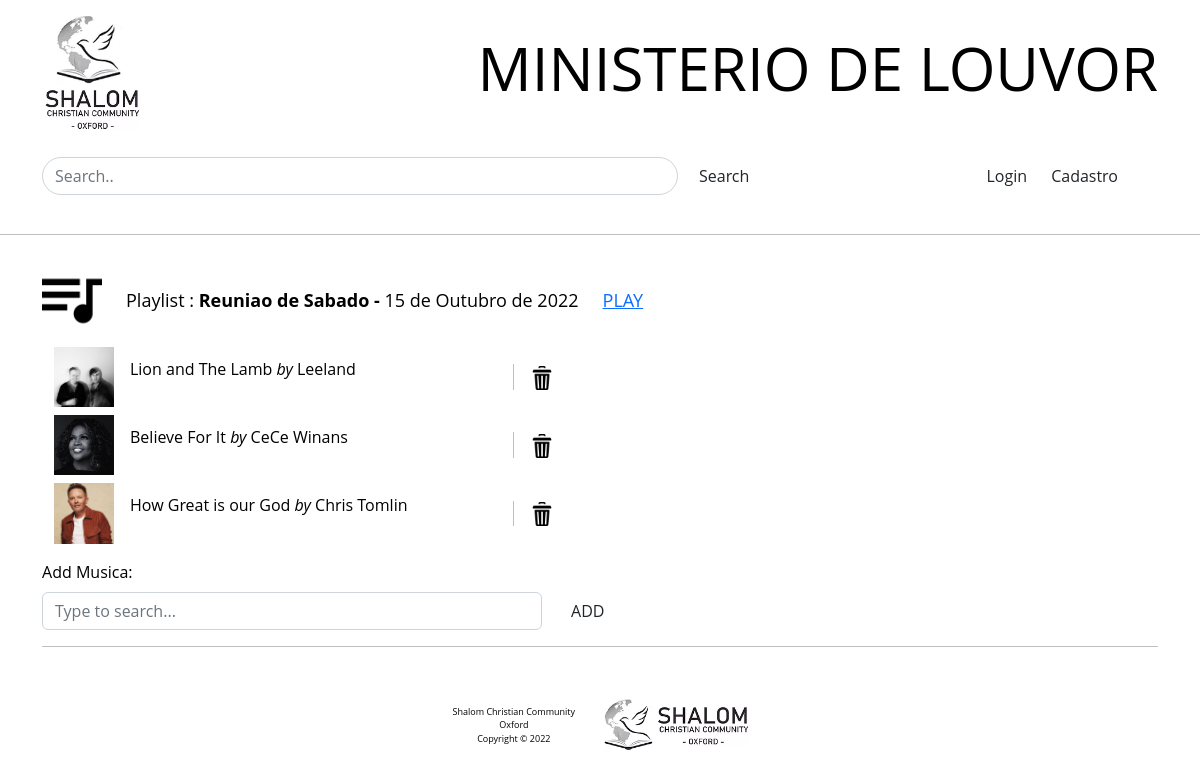
The page /playlist_id1 on the database its author committed.
### playlist/models.py (models this page shows)
class Playlist(models.Model):
    playlist_name = models.CharField(max_length=100, default=datetime.now)
    playlist_data = models.DateField(default=datetime.now, blank=True)
    playlist_musicas = models.ManyToManyField(Musica, through='PlaylistMusicas' ,blank=True)
    playlist_createdDate = models.DateField(default=datetime.now, blank=True)
    user = models.ForeignKey(User, on_delete= models.SET_DEFAULT, default=1)
    def __str__(self) -> str:
        return self.playlist_name

### louvor/models.py (models this page shows, shortened)
class Musica(models.Model):
    user = models.ForeignKey(User, on_delete= models.SET_DEFAULT, default=1)
    titulo_musica = models.CharField(max_length=200)
    nome_artista = models.ForeignKey(Artista, on_delete=models.CASCADE)
    release_year = models.IntegerField()
    lyrics = models.TextField()
    chords = models.TextField(blank=True)
    data_musica = models.DateField(default=datetime.now, blank=True)

### artista/models.py (models this page shows)
class Artista(models.Model):
    nome_artista = models.CharField(max_length=200)
    artista_pic = models.ImageField(default = 'cover_pic/default_artist.png', blank=True, upload_to='cover_pic')
    def __str__(self) -> str:
        return self.nome_artista

### playlist/views.py (the view)
# urls.py: path('playlist_id<int:playlist_id>', views.add_M_Playlist, name='add_M_Playlist' ),
def add_M_Playlist(request, playlist_id):
    playlist = get_object_or_404(Playlist, pk= playlist_id)
    musicas = Musica.objects.order_by('-data_musica')
    contexto = {
        'playlist': playlist,
        'musicas': musicas,
    }
    return render(request, 'addMusica_Playlist.html', contexto)

### louvor/templates/addMusica_Playlist.html (shortened to what this page needs)
{% extends 'base.html' %}
{% load static %}
{% block content %}
<div class="container max-width-500">
    <div class="mb-3">
        <div class="listaMusicas d-flex gap-4 align-items-center container p-0">
            <img src="{% static 'img/icones/playlist.png' %}" alt="" class="rounded-top musica__img" >
            <p class="pt-3">Playlist : <strong>{{ playlist }} - </strong> {{ playlist.playlist_data}}</p>
          <a href="{% url 'apresentacaoPlaylist' playlist.id %}">PLAY</a>
        </div>
    </div>
    <div class="container">
        <ul class="d-flex flex-column gap-2  p-0">
            {% for musica in playlist.playlist_musicas.all %}
            <li class="listaMusicas__musica " style="max-width: 500px;">
                <a href="{% url 'musica' musica.id %}"><img src="{{ musica.nome_artista.artista_pic.url }}" alt="" class="musica__img" ></a>
                <a href="{% url 'musica' musica.id %}" class="musica__titulo"><p>{{ musica.titulo_musica }} <span class="fst-italic">by </span> {{musica.nome_artista}}</p></a>
                <div class="d-flex" style="margin-left: auto;">
                    <div class="d-flex flex-column justify-content-center col-2">
                        <a href="{% url 'deletar_M_Playlist' playlist.id musica.id %}"><img class="ms-3" src="static/img/icones/delete.png" style="width: 24px; height: 24px;" alt=""></a>
                    </div>
                </div>
            </li>
            {% endfor %}
        </ul>
    </div>
    <form action="{% url 'atualizarPlaylist' %}" class="" method="POST" role="form">
        <div class="mb-3">
            <label for="musica" class="form-label">Add Musica:</label>
            <div>
                <div class="d-flex">
                    <input class="form-control" list="datalistOptions" name="titulo_musica" id="musica" placeholder="Type to search..." style="max-width: 500px ;">
                    <button type="submit" class="btn btn-default ms-3" id="add-btn">ADD</button>
                </div>
            </div>
        </div>
    </form>
    </div>
{% endblock %}

### static/css/style.css (style rules this page uses)
body { margin-top: 10px; margin-bottom: 1em; background-color: white; font-family: 'Open Sans', 'icones', arial; color: black; }
.listaMusicas { font-size: large; padding-left: 1em; margin-top: 2em; }
.listaMusicas__musica { display: flex; align-items: center; }
.listaMusicas__musica a { color: black; }
.musica__img { width: 60px; }
.musica__titulo { padding-left: 1em; margin: 0; text-decoration: none; }

### rows shown on the page
Playlist: playlist_name "Reuniao de Sabado", playlist_data "15 de Outubro de 2022"
Musica: nome_artista.artista_pic (picture), titulo_musica "Lion and The Lamb", nome_artista "Leeland"
Musica: nome_artista.artista_pic (picture), titulo_musica "Believe For It", nome_artista "CeCe Winans"
Musica: nome_artista.artista_pic (picture), titulo_musica "How Great is our God", nome_artista "Chris Tomlin"
